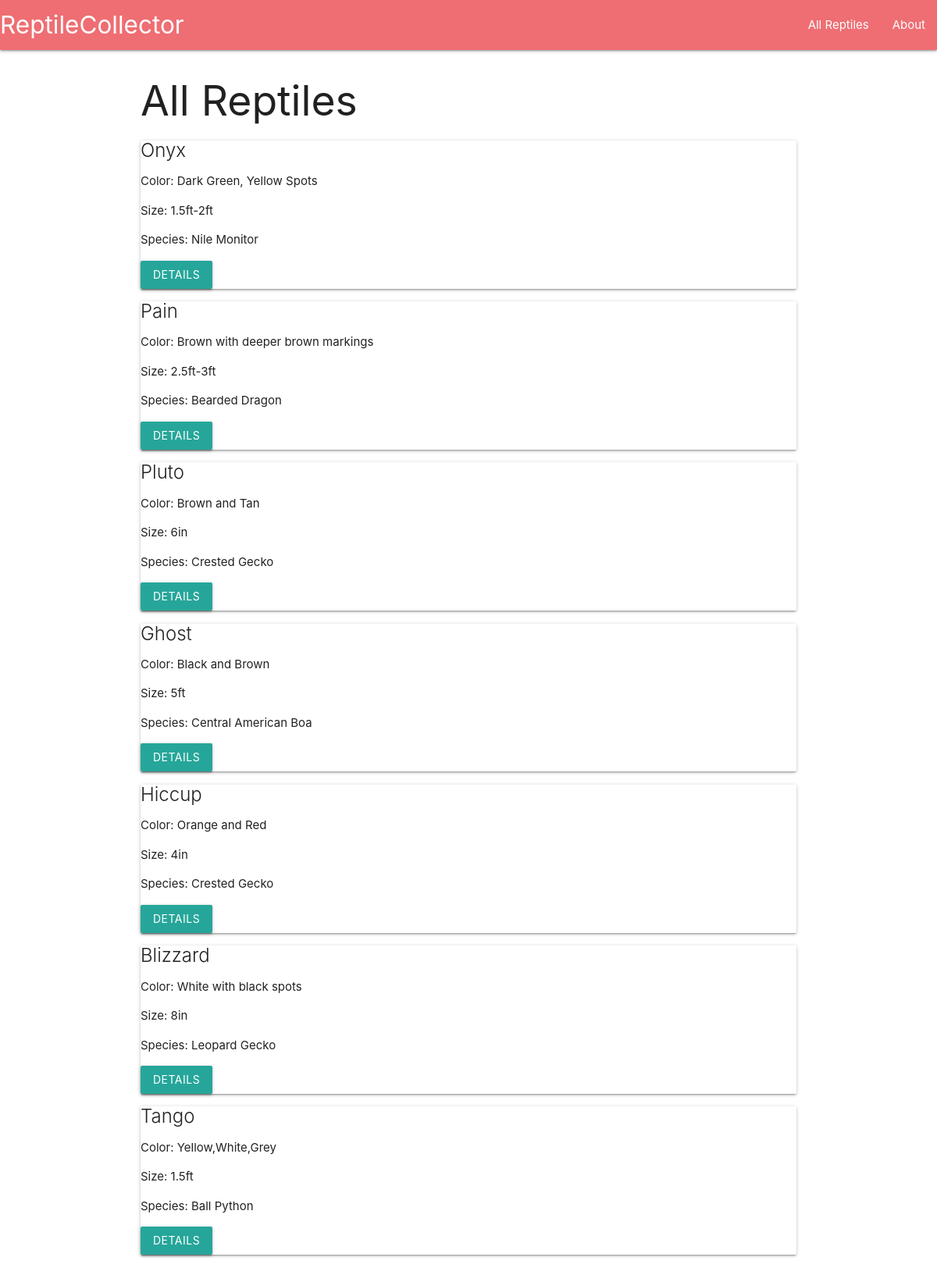
The app's page /reptiles/ with its own data.
### reptiles/models.py (models this page shows, shortened)
class Reptile(models.Model):
    name = models.CharField(max_length=100)
    species = models.CharField(max_length=100)
    color = models.CharField(max_length=50)
    size = models.CharField(max_length=20)
    description = models.TextField(max_length=300)

### reptiles/views.py (the view)
# urls.py: path('reptiles/', reptile_index, name='reptile_index'),
def reptile_index(request):
    reptiles = Reptile.objects.all()
    return render(request, 'reptiles/reptile_index.html', {'reptiles': reptiles})

### reptiles/templates/reptiles/reptile_index.html
{% extends 'base.html' %}
{% block content %}
  <h2 class="my-4">All Reptiles</h2>
  <div class="row">
    {% for reptile in reptiles %}
      <div class="col-md-4 mb-4">
        <div class="card">
          <div class="card-body">
            <h5 class="card-title">{{ reptile.name }}</h5>
            <p class="card-text">Color: {{ reptile.color }}</p>
            <p class="card-text">Size: {{ reptile.size }}</p>
            <p class="card-text">Species: {{ reptile.species }}</p>
            <a href="{% url 'reptile_detail' reptile.id %}" class="btn btn-primary">Details</a>
          </div>
        </div>
      </div>
    {% endfor %}
  </div>
{% endblock %}

### records on screen
Reptile: name "Onyx", color "Dark Green, Yellow Spots", size "1.5ft-2ft", species "Nile Monitor"
Reptile: name "Pain", color "Brown with deeper brown markings", size "2.5ft-3ft", species "Bearded Dragon"
Reptile: name "Pluto", color "Brown and Tan", size "6in", species "Crested Gecko"
Reptile: name "Ghost", color "Black and Brown", size "5ft", species "Central American Boa"
Reptile: name "Hiccup", color "Orange and Red", size "4in", species "Crested Gecko"
Reptile: name "Blizzard", color "White with black spots", size "8in", species "Leopard Gecko"
Reptile: name "Tango", color "Yellow,White,Grey", size "1.5ft", species "Ball Python"
